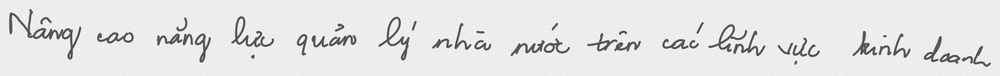
#> input picture src/data/UIT_HWDB_line/test_data/251/37.jpg, 1000 x 76 px, shrunk from 2048 x 156 before the run
$ python crop_line_image.py --image ../src/data/UIT_HWDB_line/test_data/251/37.jpg
#> lines starting #> are read from the running program, lines starting #| are printed output that depends on the picture; after the words box and inside, x2 and y2 are one past the last pixel; in counts of white or black regions, pixels touching at a corner belong together
import argparse
from pathlib import Path

import cv2
import numpy as np


def detect_text_bbox(gray, pad_x=25, pad_y=35, dilate_iter=1):
    """
    Tìm bounding box vùng chữ trong ảnh grayscale.
    Dùng threshold chỉ để phát hiện vùng chữ, không dùng để OCR trực tiếp.
    """
    h, w = gray.shape

    # Làm mượt nhẹ để threshold ổn hơn
    blur = cv2.GaussianBlur(gray, (5, 5), 0)

    # Chữ đen -> trắng, nền sáng -> đen
    _, binary_inv = cv2.threshold(
        blur,
        0,
        255,
        cv2.THRESH_BINARY_INV + cv2.THRESH_OTSU
    )

    # Nối các nét chữ nhẹ để bbox ổn định
    kernel = cv2.getStructuringElement(cv2.MORPH_RECT, (3, 3))
    merged = cv2.dilate(binary_inv, kernel, iterations=dilate_iter)

    coords = cv2.findNonZero(merged)

    if coords is None:
        return 0, 0, w, h, binary_inv, merged

    x, y, bw, bh = cv2.boundingRect(coords)

    x1 = max(0, x - pad_x)
    y1 = max(0, y - pad_y)
    x2 = min(w, x + bw + pad_x)
    y2 = min(h, y + bh + pad_y)

    return x1, y1, x2, y2, binary_inv, merged


def make_binary_white_background(gray_crop):
    """
    Chuyển crop grayscale sang ảnh trắng đen:
    chữ đen, nền trắng.
    """
    blur = cv2.GaussianBlur(gray_crop, (3, 3), 0)

    _, bw = cv2.threshold(
        blur,
        0,
        255,
        cv2.THRESH_BINARY + cv2.THRESH_OTSU
    )

    return bw


def crop_line_image(
    image_path,
    out_dir="outputs/cropped_lines",
    pad_x=25,
    pad_y=35,
    dilate_iter=1,
):
    image_path = Path(image_path)
    out_dir = Path(out_dir)
    out_dir.mkdir(parents=True, exist_ok=True)

    if not image_path.exists():
        raise FileNotFoundError(f"Không tìm thấy ảnh: {image_path}")

    img = cv2.imread(str(image_path))

    if img is None:
        raise ValueError(f"Không đọc được ảnh: {image_path}")

    gray = cv2.cvtColor(img, cv2.COLOR_BGR2GRAY)

    x1, y1, x2, y2, binary_inv, merged = detect_text_bbox(
        gray,
        pad_x=pad_x,
        pad_y=pad_y,
        dilate_iter=dilate_iter,
    )

    # Crop từ ảnh gốc và ảnh xám
    cropped_color = img[y1:y2, x1:x2]
    cropped_gray = gray[y1:y2, x1:x2]

    # Tạo bản trắng đen
    cropped_bw = make_binary_white_background(cropped_gray)

    # Vẽ bbox để kiểm tra
    bbox_vis = img.copy()
    cv2.rectangle(bbox_vis, (x1, y1), (x2, y2), (0, 0, 255), 2)

    stem = image_path.stem

    paths = {
        "gray": out_dir / f"{stem}_crop_gray.jpg",
        "bw": out_dir / f"{stem}_crop_bw.jpg",
        "color": out_dir / f"{stem}_crop_color.jpg",
        "bbox": out_dir / f"{stem}_bbox.jpg",
        "binary_inv": out_dir / f"{stem}_binary_inv.jpg",
        "merged": out_dir / f"{stem}_merged.jpg",
    }

    cv2.imwrite(str(paths["gray"]), cropped_gray)
    cv2.imwrite(str(paths["bw"]), cropped_bw)
    cv2.imwrite(str(paths["color"]), cropped_color)
    cv2.imwrite(str(paths["bbox"]), bbox_vis)
    cv2.imwrite(str(paths["binary_inv"]), binary_inv)
    cv2.imwrite(str(paths["merged"]), merged)

    return paths


def main():
    parser = argparse.ArgumentParser(
        description="Auto crop one handwritten line image and convert it to black-white."
    )

    parser.add_argument(
        "--image",
        type=str,
        required=True,
        help="Đường dẫn ảnh đầu vào."
    )

    parser.add_argument(
        "--out-dir",
        type=str,
        default="outputs/cropped_lines",
        help="Thư mục lưu ảnh crop."
    )

    parser.add_argument(
        "--pad-x",
        type=int,
        default=15,
        help="Padding trái/phải quanh vùng chữ."
    )

    parser.add_argument(
        "--pad-y",
        type=int,
        default=25,
        help="Padding trên/dưới quanh vùng chữ. Tăng nếu bị cắt mất dấu."
    )

    parser.add_argument(
        "--dilate-iter",
        type=int,
        default=1,
        help="Số lần dilate để nối nét khi phát hiện bbox."
    )

    args = parser.parse_args()

    print("=" * 80)
    print("CROP LINE IMAGE")
    print("=" * 80)
    print("Image:", args.image)
    print("Output dir:", args.out_dir)
    print("pad_x:", args.pad_x)
    print("pad_y:", args.pad_y)
    print("dilate_iter:", args.dilate_iter)

    paths = crop_line_image(
        image_path=args.image,
        out_dir=args.out_dir,
        pad_x=args.pad_x,
        pad_y=args.pad_y,
        dilate_iter=args.dilate_iter,
    )
#> in crop_line_image, img is the input picture: shape (76, 1000, 3); min 53, max 255, mean 228.2
#> in detect_text_bbox, `blur = cv2.GaussianBlur(gray, (5, 5), 0)`:
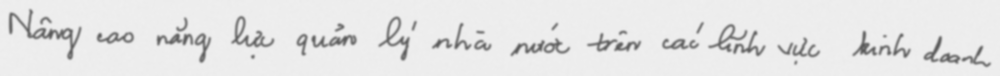
#> blur: shape (76, 1000); min 89, max 239, mean 228.2
#> in detect_text_bbox, `_, binary_inv = cv2.threshold( blur, 0, 255, cv2.THRESH_BINARY_INV + c..`:
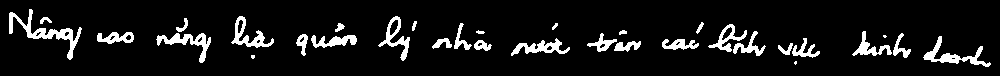
#> binary_inv: shape (76, 1000); 8.5% white; 32 white regions (3 under 20 px), largest, box (x1, y1, x2, y2) and area: (9, 9, 82, 60) 752, (923, 36, 991, 67) 532, (156, 33, 211, 63) 495
#> in detect_text_bbox, `merged = cv2.dilate(binary_inv, kernel, iterations=dilate_iter)`:
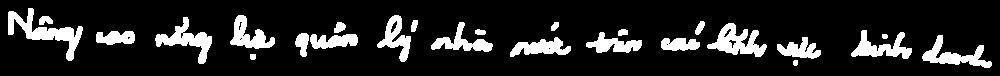
#> merged: shape (76, 1000); 14% white; 25 white regions, largest, box (x1, y1, x2, y2) and area: (8, 8, 83, 61) 1176, (707, 23, 767, 57) 988, (155, 17, 212, 64) 896
#> in detect_text_bbox, `coords = cv2.findNonZero(merged)`: coords = contour of 10661 points, box (x1, y1, x2, y2) (8, 8, 992, 68), area 4672
#> in detect_text_bbox, `x, y, bw, bh = cv2.boundingRect(coords)`: x = 8; bw = 984; bh = 60
#> in detect_text_bbox, `x1 = max(0, x - pad_x)`: x1 = 0
#> in detect_text_bbox, `x2 = min(w, x + bw + pad_x)`: x2 = 1000
#> in detect_text_bbox, `y2 = min(h, y + bh + pad_y)`: y2 = 76
#> in crop_line_image, `x1, y1, x2, y2, binary_inv, merged = detect_text_bbox( gray, pad_x=pad..`: x1 = 0; x2 = 1000; y2 = 76
#> in make_binary_white_background, `_, bw = cv2.threshold( blur, 0, 255, cv2.THRESH_BINARY + cv2.THRESH_OT..`:
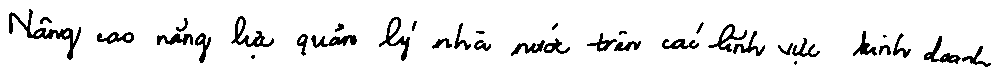
#> bw: shape (76, 1000); 92.6% white; 36 black regions (3 under 20 px), largest, box (x1, y1, x2, y2) and area: (9, 9, 81, 60) 657, (231, 16, 274, 47) 378, (379, 17, 410, 61) 348
#> in crop_line_image, `cv2.rectangle(bbox_vis, (x1, y1), (x2, y2), (0, 0, 255), 2)`:
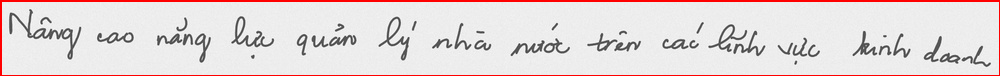
#> bbox_vis: shape (76, 1000, 3); 4.24% of pixels changed, all inside (x1, y1, x2, y2) = (0, 0, 1000, 76)

    print("\nSaved files:")
    for key, path in paths.items():
        print(f"- {key}: {path}")


if __name__ == "__main__":
    main()
